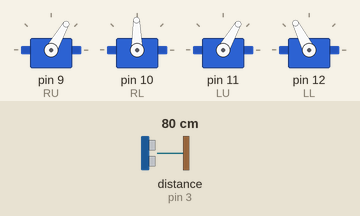
This sketch was run on a simulated Arduino Leonardo, built with avr-gcc and run on an emulated ATmega32U4. Parts: 4 × servo. Inputs (shaded band) come from the test bench; at power-on: distance to the obstacle (sensor on pin 3) 80 cm.

Above: at 6.7 s.
6.8 s: distance to the obstacle (sensor on pin 3) set to 20 cm
At 7.3 s:
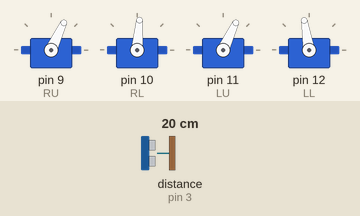
10.3 s: distance to the obstacle (sensor on pin 3) set to 15 cm
At 14.2 s:
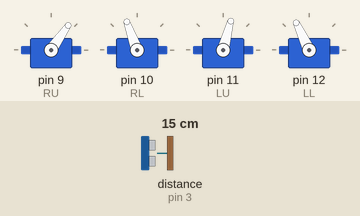
Timing chart, 0 to 26.8 s (numbered marks = the images above; inputs shaded):
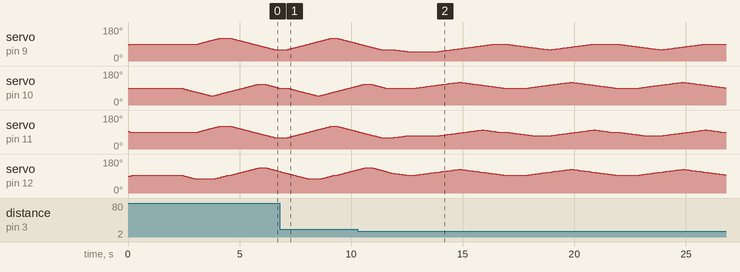

The sketch:

simple_robot.ino
```cpp
#include "VarSpeedServo.h"  //include the VarSpeedServo library
#include <NewPing.h>        //include the NewPing library
//#include <Servo.h>

VarSpeedServo RU;  //Right Upper
VarSpeedServo RL;  //Right Lower
VarSpeedServo LU;  //Left Upper
VarSpeedServo LL;  //Left Lower

NewPing sonar(4,3,200);
                                                     //vel(min), delay_Forward(max) = (5, 2000)
const int vel = 20, vel_Back = 10;                   //vel(mid), delay_Forward(mid) = (20, 750)
const int delay_Forward = 750, delay_Back = 1000;    //vel(max), delay_Forward(min)= (256, 50)
                                                     //wonderful ---> (10, 700) (50, 500) (100, 100) (100, 300) (100, 500)
const int array_cal[4] = {90,90,90,95};
int RU_Degree = 0, LU_Degree = array_cal[2] + 5;

const int num1 = 6;
const int array_forward[num1][4] =
{
    {0,-40,0,-20},
    {30,-40,30,-20},
    {30,0,30,0},
    {0,20,0,40},
    {-30,20,-30,40},
    {-30,0,-30,0},
};

const int num2 = 5;
const int array_turn[num2][4] =
{
    {-40,0,-20,0},
    {-40,30,-20,30},
    {0,30,0,30},
    {30,0,30,0},
    {0,0,0,0},
};

//#define INSTALL
//#define CALIBRATION
#define RUN

void Servo_Init()
{
    RU.attach(9);   // Connect the signal wire of the upper-right servo to pin 9
    RL.attach(10);   // Connect the signal wire of the lower-right servo to pin 10
    LU.attach(11);   // Connect the signal wire of the upper-left  servo to pin 11
    LL.attach(12);   // Connect the signal wire of the lower-left  servo to pin 12
}

void Adjust()                            // Avoid the servo's fast spinning in initialization
{                                        // RU,LU goes from array_cal[0] - 5 ,array_cal[2] + 5 degrees to array_cal[0],array_cal[2] degrees
    for(RU_Degree = array_cal[0] - 5; RU_Degree <= array_cal[0]; RU_Degree += 1) {
        RU.write(RU_Degree);             // in steps of 1 degree
        LU.write(LU_Degree--);           // tell servo to go to RU_Degreeition, LU_Degreeition in variable 'RU_Degree', 'LU_Degree'
        delay(15);                       // waits 15ms for the servo to reach the RU_Degreeition
    }
}

bool TooClose()
{
    int tooclose = 0;
    for(int a=0; a<5; a++) {
        delay(50);
        int din = sonar.ping_in();
        if (din < 7 && din > 0) tooclose++;
    }
    if (tooclose < 5) return 1;
    return 0;
}

void Forward()
{
    for(int x=0; x<num1; x++) {
        RU.slowmove (array_cal[0] + array_forward[x][0] , vel);
        RL.slowmove (array_cal[1] + array_forward[x][1] , vel);
        LU.slowmove (array_cal[2] + array_forward[x][2] , vel);
        LL.slowmove (array_cal[3] + array_forward[x][3] , vel);
        delay(delay_Forward);
    }
}

void Backward()
{
    for(int z=0; z<4; z++) {
        for(int y=0; y<num2; y++) {
            RU.slowmove (array_cal[0] + array_turn[y][0] , vel_Back);
            RL.slowmove (array_cal[1] + array_turn[y][1] , vel_Back);
            LU.slowmove (array_cal[2] + array_turn[y][2] , vel_Back);
            LL.slowmove (array_cal[3] + array_turn[y][3] , vel_Back);
            delay(delay_Back);
        }
    }
}

void setup()
{
#ifdef INSTALL
    Servo_Init();

    RU.slowmove (90 , vel);
    RL.slowmove (90 , vel);
    LU.slowmove (90 , vel);
    LL.slowmove (90 , vel);
    while(1);
#endif

#ifdef CALIBRATION
    Servo_Init();
    Adjust();

    RL.slowmove (array_cal[1] , vel);
    LL.slowmove (array_cal[3] , vel);
    delay(2000);
    while(1);
#endif

#ifdef RUN
    Servo_Init();
    Adjust();

    RL.slowmove (array_cal[1] , vel);
    LL.slowmove (array_cal[3] , vel);
    delay(2000);
#endif
}

void loop()
{
    while(TooClose()) Forward();
    Backward();
}
```

Measured:
- the behaviour switches between 18 and 17 cm on distance to the obstacle (sensor on pin 3) (found by bisection; images 1 and 2)
